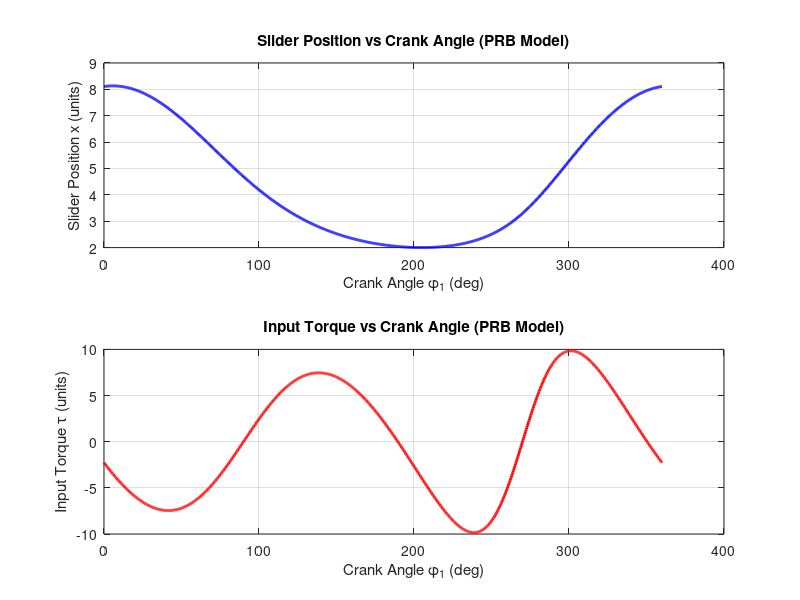

Write the MATLAB code that produced this figure.
clc; clearvars; close all;

% PRB Model Analysis for Side-Crank Compliant Mechanism
% This script calculates the slider position and input torque as a function of crank angle
% using the Pseudo-Rigid-Body (PRB) model with parametric approximations

% Define parameters
r1 = 3.0;        % Crank length
Lc = 5.0;        % Coupler length
offset = 0.5;    % Vertical offset from crank pivot to slider ground
Kb = 0.85;       % Characteristic beam parameter
EI = 16.0;        % Flexural rigidity (adjusted to match torque range)
K_theta = 12.7 * EI / Lc;  % Torsional spring constant
phi1_range = linspace(0, 2*pi, 1000);  % Crank angle range

% Function to calculate parametric coordinates of the beam tip in the beam frame
param_x = @(Theta) Lc * (1 - (2*Kb/pi)*sin(Theta/2)) .* cos(Theta);
param_y = @(Theta) Lc * (1 - (2*Kb/pi)*sin(Theta/2)) .* sin(Theta);

% Function for y_tip = 0, with crank pivot at (0, offset)
y_tip_func = @(Theta, phi1) offset + r1*sin(phi1) + param_y(Theta);

% Initialize arrays
Theta_sol = zeros(size(phi1_range));
x_slider = zeros(size(phi1_range));

% Solve for each crank angle with a stable Θ branch
Theta_prev = 0.5;
Theta_grid = linspace(-pi, pi, 4001);
for i = 1:length(phi1_range)
    phi1 = phi1_range(i);
    f_vals = y_tip_func(Theta_grid, phi1);
    sign_changes = find(diff(sign(f_vals)) ~= 0);
    if isempty(sign_changes)
        Theta_sol(i) = Theta_prev;
    else
        roots = zeros(length(sign_changes),1);
        for j = 1:length(sign_changes)
            a = Theta_grid(sign_changes(j));
            b = Theta_grid(sign_changes(j)+1);
            roots(j) = fzero(@(Theta) y_tip_func(Theta, phi1), [a b]);
        end
        [~, idx] = min(abs(roots - Theta_prev));
        Theta_sol(i) = roots(idx);
    end
    Theta_prev = Theta_sol(i);
    
    % Calculate x_tip
    x_param = param_x(Theta_sol(i));
    x_slider(i) = r1*cos(phi1) + x_param;
end

% Calculate input torque via energy derivative
dTheta_dphi1 = gradient(Theta_sol, phi1_range);
torque = - K_theta * Theta_sol .* dTheta_dphi1;

% Plot results
figure;
subplot(2,1,1);
plot(rad2deg(phi1_range), x_slider, 'b-', 'LineWidth', 2);
xlabel('Crank Angle \phi_1 (deg)');
ylabel('Slider Position x (units)');
title('Slider Position vs Crank Angle (PRB Model)');
grid on;

subplot(2,1,2);
plot(rad2deg(phi1_range), torque, 'r-', 'LineWidth', 2);
xlabel('Crank Angle \phi_1 (deg)');
ylabel('Input Torque \tau (units)');
title('Input Torque vs Crank Angle (PRB Model)');
grid on;

% Display some statistics
fprintf('Crank length: %.2f\n', r1);
fprintf('Coupler length: %.2f\n', Lc);
fprintf('Offset: %.2f\n', offset);
fprintf('Characteristic parameter Kb: %.2f\n', Kb);
fprintf('Flexural rigidity EI: %.2f\n', EI);
fprintf('Torsional spring constant K_theta: %.2f\n', K_theta);
fprintf('Slider position range: %.3f to %.3f\n', min(x_slider), max(x_slider));
fprintf('Torque range: %.3f to %.3f\n', min(torque), max(torque));
